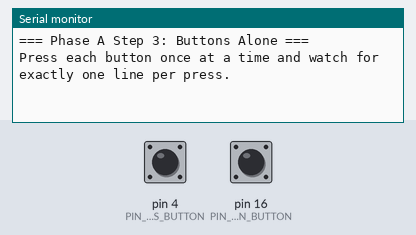
Recording of a sketch running on a simulated Arduino Uno, built with avr-gcc and run on an emulated ATmega328P. Parts: the last lines printed to the serial monitor. The test bench sets the inputs (shaded band); at power-on: pin 4 (PIN_LIGHTS_BUTTON) HIGH, pin 16 (PIN_FAN_BUTTON) HIGH.

Above: at 1.7 s.
1.8 s: pin 4 (PIN_LIGHTS_BUTTON) pulled LOW for 0.15 s
At 2.9 s:
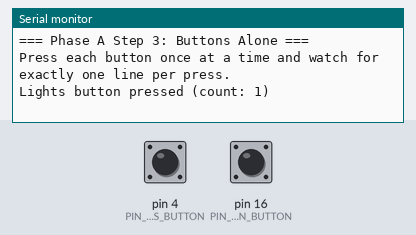
3.4 s: pin 16 (PIN_FAN_BUTTON) pulled LOW for 0.15 s
At 4.2 s:
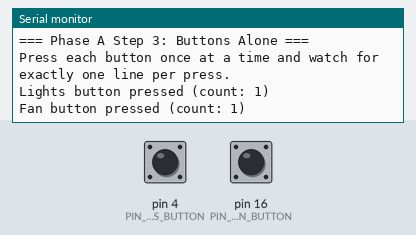
5.0 s: pin 4 (PIN_LIGHTS_BUTTON) pulled LOW for 1 s
At 5.4 s:
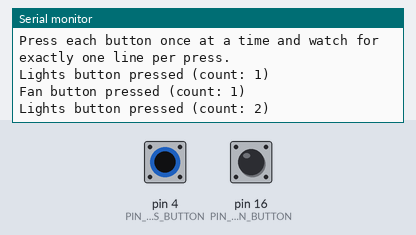
7.5 s: pin 16 (PIN_FAN_BUTTON) pulled LOW for 1 s
At 8.5 s:
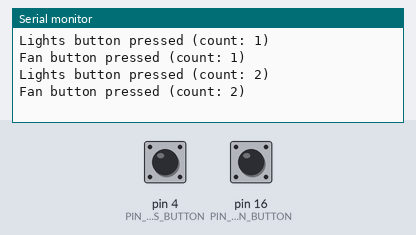

The sketch:

phaseA_03_buttons_only_test.ino
```cpp
/*
  ============================================================================
  BSH-PowerBox -- Phase A Step 3: Buttons Alone
  ============================================================================
  Purpose: confirm each button reads cleanly and debounces properly, with
  no relay involved yet -- isolates button wiring/behavior from relay
  behavior, so a problem in one step doesn't get confused with the other.

  Wiring: lights button one leg -> GPIO 4, other leg -> GND.
  fan button one leg -> GPIO 16, other leg -> GND. No external resistor
  needed -- firmware uses INPUT_PULLUP. See
  Firmware/BSH-PowerBox/Wiring docs / BSH_Sensors/02_Push_Button.md.

  Usage: open Serial Monitor at 115200 baud. Press each button once and
  confirm exactly ONE "pressed" line prints per physical press -- if you
  see two or more lines from a single press, the button is bouncing worse
  than expected; increase BUTTON_DEBOUNCE_MS and re-test.
  ============================================================================
*/

const int PIN_LIGHTS_BUTTON = 4;
const int PIN_FAN_BUTTON    = 16;

const unsigned long BUTTON_DEBOUNCE_MS = 50;

int lightsButtonLastReading = HIGH;
int lightsButtonStableState = HIGH;
unsigned long lightsButtonLastChangeTime = 0;

int fanButtonLastReading = HIGH;
int fanButtonStableState = HIGH;
unsigned long fanButtonLastChangeTime = 0;

bool readButtonEdge(int pin, int &lastReading, int &stableState, unsigned long &lastChangeTime) {
  int reading = digitalRead(pin);
  if (reading != lastReading) {
    lastChangeTime = millis();
  }
  bool pressedEdge = false;
  if ((millis() - lastChangeTime) > BUTTON_DEBOUNCE_MS) {
    if (reading != stableState) {
      stableState = reading;
      if (stableState == LOW) {  // active LOW: this is a press
        pressedEdge = true;
      }
    }
  }
  lastReading = reading;
  return pressedEdge;
}

unsigned long lightsPressCount = 0;
unsigned long fanPressCount = 0;

void setup() {
  Serial.begin(115200);
  delay(500);
  Serial.println();
  Serial.println("=== Phase A Step 3: Buttons Alone ===");
  Serial.println("Press each button once at a time and watch for exactly one line per press.");

  pinMode(PIN_LIGHTS_BUTTON, INPUT_PULLUP);
  pinMode(PIN_FAN_BUTTON, INPUT_PULLUP);
}

void loop() {
  if (readButtonEdge(PIN_LIGHTS_BUTTON, lightsButtonLastReading, lightsButtonStableState, lightsButtonLastChangeTime)) {
    lightsPressCount++;
    Serial.print("Lights button pressed (count: ");
    Serial.print(lightsPressCount);
    Serial.println(")");
  }
  if (readButtonEdge(PIN_FAN_BUTTON, fanButtonLastReading, fanButtonStableState, fanButtonLastChangeTime)) {
    fanPressCount++;
    Serial.print("Fan button pressed (count: ");
    Serial.print(fanPressCount);
    Serial.println(")");
  }
}
```

Measured:
- after the input at 1.8 s, the serial monitor: prints a new line after 0.05 s (image 1)
- after the input at 3.4 s, the serial monitor: prints a new line after 0.05 s (image 2)
- after the input at 5.0 s, the serial monitor: prints a new line after 0.05 s (image 3)
- after the input at 7.5 s, the serial monitor: prints a new line after 0.05 s (image 4)
